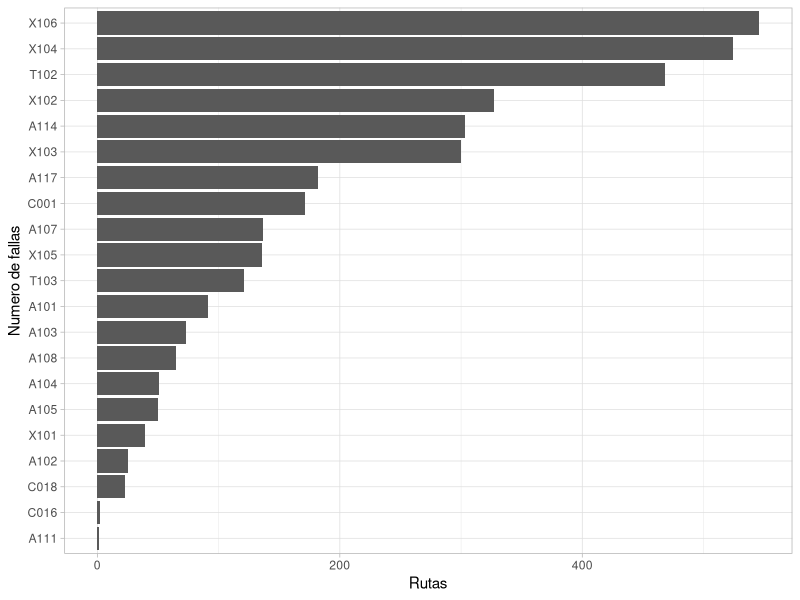

Source code (R): (Note: this script raises an error after producing the figure.)
## ---- chunk 1
library(dplyr)
library(ggplot2)
library(forcats)
library(readxl)
library(scales)
library(stringr)
## ---- chunk 2
df <- read_xlsx("df_final.xlsx")
## ---- chunk 3
# Tarjeta 1: promedio de varadas que se dan durante el periodo de tiempo
mean_dias_varad <- df %>% 
  filter(varado == "SI") %>% 
  summarise(mean_dias_vara = round(mean(dia_varados,na.rm = TRUE))) %>% 
  pull(mean_dias_vara)

# Tarjeta 2: costo promedio del mantenimiento
mean_costo_opertativo <-dollar(mean(df$costo_x_perdida),big.mark = ".")

# Tarjeta 3: numero de varadad acomuladas.
num_varad = length(df$ruta)
num_varad = formatC(num_varad, big.mark = ".")

# Tarjeta 4: Dia con mas varadas
dia_repor_mayor_eventos <-df %>% 
    group_by(dia_habil) %>%
    summarise(frecuencia = n()) %>% 
    arrange(desc(frecuencia)) %>% 
  mutate(rankig = 1:n(),
         dia_habil = str_to_sentence(dia_habil)) %>% 
    filter(rankig == 1) %>%
    pull(dia_habil)
## ---- chunk 4
#| content: valuebox
#| title: "Promedio de dias varados"

list(
  icon = "file-medical", #cambiar el icono
  color = "primary",
  value = mean_dias_varad
)
## ---- chunk 5
#| content: valuebox
#| title: "costo promedio de las varadas"

list(
  icon = "file-medical", #cambiar el icono
  color = "primary",
  value = mean_costo_opertativo
)
## ---- chunk 6
#| content: valuebox
#| title: "Numero total de eventos"

list(
  icon = "file-medical",#cambiar el icono
  color = "primary",
  value = num_varad
)
## ---- chunk 7
#| content: valuebox
#| title: "Dia con mayor evento"

list(
  icon = "file-medical",#cambiar el icono
  color = "primary",
  value = dia_repor_mayor_eventos
)
## ---- chunk 8
#| title: Rutas con mayor numero de fallas

df %>% 
    group_by(ruta) %>% 
    summarise(frec = n()) %>% 
    arrange(desc(frec)) %>% 
    ggplot(aes(x = reorder(ruta,frec) ,y= frec))+
    geom_bar(stat = "identity", position = "dodge") +
    coord_flip()+
  theme_light() +
  xlab("Numero de fallas") +
  ylab("Rutas")

## ---- chunk 9
#| title: Top 5 de las fallas mas frecuentes en las rutas en subsistema
 
df %>% 
    group_by(subsistema) %>% 
    summarise(n = n()) %>% 
    arrange(desc(n)) %>%
    mutate(rank = 1:n()) %>%
  filter(rank <= 10) %>% 
  rename(tipo_de_fallas= subsistema)

## ---- chunk 10
#| title: Top 5 de las fallas mas frecuentes en las rutas en sistema
#| 
df %>% 
    group_by(sistema) %>% 
    summarise(n = n()) %>% 
    arrange(desc(n)) %>%
    mutate(rank = 1:n()) %>%
  filter(rank <= 10) %>% 
  rename(tipo_de_fallas= sistema)
## ---- chunk 11
#quines se barran mas segun categorias
df %>% 
  group_by(tipologia) %>% 
  summarise(frec = n()) %>% 
  mutate(total = sum(frec),
         porc = frec/total*100) %>% 
  select(tipologia,porc) %>%
  ggplot(aes(y=porc, fill=tipologia))+
  geom_bar(stat = "identity",
           color="white")+
  coord_polar()

